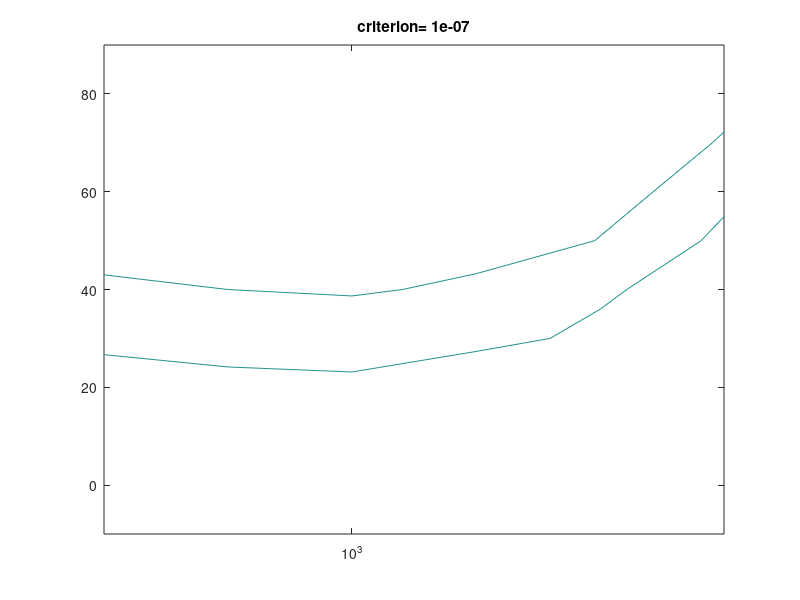

Here is the MATLAB script that generated this plot:
% these data are generated by the testBM program


f=[250   500  1000  2000  4000  8000];
levels=-10:10:90;

with=[
3.00036e-010	2.9476e-010	3.67369e-010	2.69424e-010	2.61262e-010	7.18365e-011
9.48796e-010	9.32111e-010	1.16172e-009	8.51994e-010	8.26184e-010	2.27167e-010
3.00036e-009	2.9476e-009	3.67369e-009	2.69424e-009	2.61262e-009	7.18365e-010
9.48796e-009	9.32126e-009	1.16172e-008	8.51994e-009	8.26184e-009	2.27167e-009
2.98964e-008	3.30801e-008	4.3799e-008	2.85983e-008	2.12715e-008	7.18365e-009
8.08142e-008	1.0005e-007	1.0854e-007	8.23884e-008	6.41103e-008	1.57936e-008
1.4489e-007	1.70294e-007	1.67989e-007	1.37031e-007	9.77912e-008	3.74565e-008
1.9871e-007	2.56245e-007	2.50429e-007	1.82704e-007	1.2266e-007	5.73054e-008
2.80266e-007	4.15464e-007	4.42073e-007	3.65116e-007	3.24109e-007	6.7619e-008
4.49308e-007	8.26643e-007	1.0501e-006	9.22625e-007	9.46576e-007	2.13766e-007
8.73737e-007	2.1498e-006	2.9006e-006	2.61691e-006	2.90337e-006	6.36048e-007
];

without=[
1.85179e-009	1.84842e-009	2.29365e-009	1.68885e-009	1.64802e-009	4.53194e-010
5.85587e-009	5.84521e-009	7.25317e-009	5.34061e-009	5.2115e-009	1.43313e-009
1.85179e-008	1.84842e-008	2.39525e-008	1.67348e-008	1.41015e-008	4.53194e-009
5.70059e-008	6.97074e-008	8.049e-008	5.93827e-008	4.75289e-008	1.43313e-008
1.21363e-007	1.42557e-007	1.42791e-007	1.14796e-007	8.59727e-008	2.31062e-008
1.7631e-007	2.1607e-007	2.05558e-007	1.61584e-007	1.09552e-007	5.05732e-008
2.41242e-007	3.44485e-007	3.25688e-007	2.57527e-007	2.17035e-007	6.31655e-008
3.64591e-007	5.90911e-007	7.23077e-007	6.17822e-007	6.09472e-007	1.38217e-007
6.52753e-007	1.44434e-006	1.89854e-006	1.69908e-006	1.84634e-006	4.09033e-007
1.43691e-006	4.03513e-006	5.54045e-006	5.04855e-006	5.73398e-006	1.24307e-006
3.75649e-006	1.20961e-005	1.69372e-005	1.55783e-005	1.7989e-005	3.87293e-006
];


figure(7), clf
criterion = 1e-7;
c1=contour(f, levels, with,[criterion criterion])

hold on
c2=contour(f, levels, without,[criterion criterion])
title(['criterion= ' num2str(criterion)])
set(gca,'Xscale','log')
